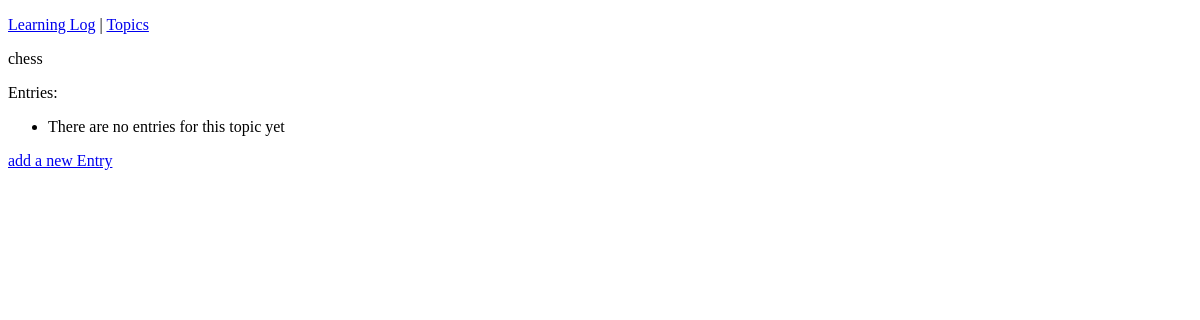
The app's page /topics/1/, older data.
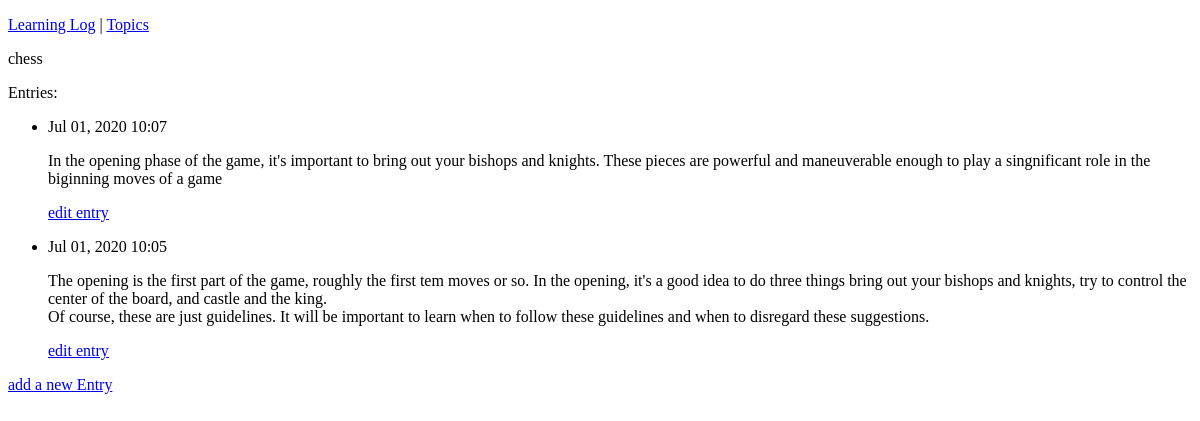
The same page, newer data.
### learning_logs/models.py (models this page shows, shortened)
class Entry(models.Model):
    topic= models.ForeignKey(Topic, on_delete=models.CASCADE)  #id dei topics
    text= models.TextField()
    date_added=models.DateTimeField(auto_now_add=True)
    """Meta contiene informazioni supplementari per la gestione dei modelli"""
    class Meta:
        verbose_name_plural= "entries" #entries invece di entrys

### learning_logs/views.py (the view)
# urls.py: url(r'^topics/(?P<topic_id>\d+)/$', views.topic, name="topic"), #? indica l'inizio della query, \d+ indica di catturare ogni numero digitat
def topic(request, topic_id):
    topic= Topic.objects.get(id=topic_id)
    entries= topic.entry_set.order_by('-date_added')
    context= {'topic': topic, 'entries': entries}
    return  render(request, 'topic.html', context)

### learning_logs/models.py (called while the page is built)
    def __str__(self):
        return self.text

### learning_logs/templates/topic.html (shortened to what this page needs)
<!DOCTYPE html>
<html lang="en">
{% extends 'base.html' %}
{% block content %}
    <p>{{ topic }}</p>
    <p>Entries:</p>
    <ul>
    {% for entry in entries %}
    <li>
        <p>{{ entry.date_added|date:'M d, Y H:i' }}</p>
        <p>{{ entry.text|linebreaks }}</p>
    <p>
        <a href="{% url "learning_logs:edit_entry" entry.id %}" >edit entry</a>
    </p>
    </li>
    {% empty %}
    <li>
        There are no entries for this topic yet
    </li>
    {% endfor %}
    </ul>
    <a href="{% url "learning_logs:new_entry" topic.id %}" >add a new Entry</a>
{% endblock content %}

Row changes from the older to the newer data that the page shows:
added Entry: date_added "Jul 01, 2020 10:07", text "In the opening phase of the game, it's important to bring out your bishops and knights. These pieces are powerful and maneuverable enough to play a singnificant role in the biginning moves of a game"
added Entry: date_added "Jul 01, 2020 10:05", text "The opening is the first part of the game, roughly the first tem moves or so. In the opening, it's a good idea to do three things bring out your bishops and knights, try to control the center of the board, and castle and the king. Of course, these are just guidelines. It will be important to learn when to follow these guidelines and when to disregard these suggestions."
Text that changed along with them:
text no longer shown: "There are no entries for this topic yet"
